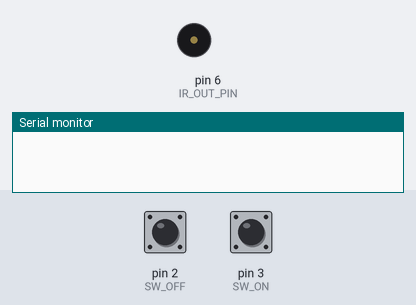
Bench run of a sketch on a simulated Arduino Uno, built with avr-gcc and run on an emulated ATmega328P. Parts: buzzer (waves = sounding), the last lines printed to the serial monitor. Inputs (shaded band) come from the test bench; at power-on: pin 2 (SW_OFF) HIGH, pin 3 (SW_ON) HIGH.

Above: at 1.2 s.
1.3 s: pin 2 (SW_OFF) pulled LOW for 0.15 s
At 1.8 s:
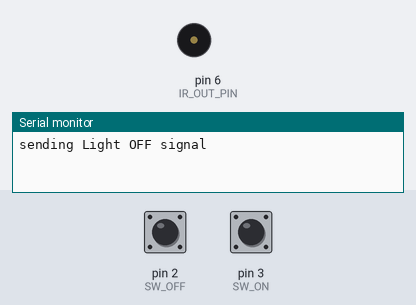
2.9 s: pin 3 (SW_ON) pulled LOW for 0.15 s
At 4.3 s:
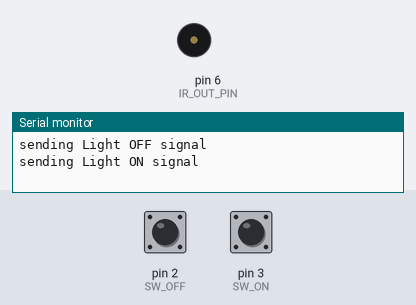
Timing chart, 0 to 5.9 s (numbered marks = the images above; inputs shaded):
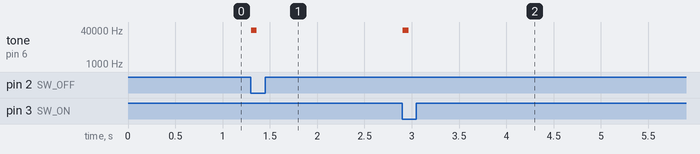

The sketch:

IR_remote_send.ino
```cpp
#define IR_OUT_PIN 6
#define SW_ON  3
#define SW_OFF 2

#define CARRIER_FREQ 38000

#define NEC_T_LENGTH 560

#define NEC_LEADER_ON_LENGTH  9000  // 16T 相当の時間
#define NEC_LEADER_OFF_LENGTH 4500  //  8T 相当
#define NEC_DATA_ON_LENGTH     560  //  1T 相当
#define NEC_DATA_0_OFF_LENGTH  560  //  1T 相当
#define NEC_DATA_1_OFF_LENGTH 1690  //  3T 相当

#define NEC  0
#define AEHA 1
#define SONY 2

uint32_t on_signal  = 0x01A359A6;
uint32_t off_signal = 0x01A310EF;

void setup() {
  pinMode(IR_OUT_PIN, OUTPUT);

  pinMode(SW_ON , INPUT_PULLUP);
  pinMode(SW_OFF, INPUT_PULLUP);

  Serial.begin(115200);
}

void loop() {
  static uint8_t sw_on_status = 0, sw_off_status = 0;

  sw_on_status  = (sw_on_status  << 1) + ((digitalRead(SW_ON ) == HIGH) ? 0 : 1);
  sw_off_status = (sw_off_status << 1) + ((digitalRead(SW_OFF) == HIGH) ? 0 : 1);

  if((sw_on_status & 0b11) == 0b01) {
    Serial.print("sending Light ON signal\n");

    send_signal(on_signal);
  }

  if((sw_off_status & 0b11) == 0b01) {
    Serial.print("sending Light OFF signal\n");

    send_signal(off_signal);
  }

  delay(10);
}

void send_signal(uint32_t signal) {
    send_leader(NEC);
    for(int8_t i = 31; i >= 0; i--) {
      uint16_t wait1 = NEC_DATA_ON_LENGTH;
      uint16_t wait2 = (signal & (1 << i)) == 0 ? NEC_DATA_0_OFF_LENGTH : NEC_DATA_1_OFF_LENGTH;

      tone(IR_OUT_PIN, CARRIER_FREQ);
      delayMicroseconds(wait1);
      noTone(IR_OUT_PIN);
      delayMicroseconds(wait2);
    }
    send_trailer(NEC);
}

void send_leader(int8_t type) {
  switch(type) {
    case NEC:
      tone(IR_OUT_PIN, CARRIER_FREQ);
      delayMicroseconds(NEC_LEADER_ON_LENGTH);
      noTone(IR_OUT_PIN);
      delayMicroseconds(NEC_LEADER_OFF_LENGTH);
      break;
  }
}

void send_trailer(int8_t type) {
  switch(type) {
    case NEC:
      tone(IR_OUT_PIN, CARRIER_FREQ);
      delayMicroseconds(NEC_T_LENGTH);
      noTone(IR_OUT_PIN);
      break;
  }
}
```

Measured:
- after the input at 1.3 s, tone on pin 6 (IR_OUT_PIN): silent → 38000 Hz at once, → silent 0.06 s later
- after the input at 2.9 s, tone on pin 6 (IR_OUT_PIN): silent → 38000 Hz at once, → silent 0.06 s later
